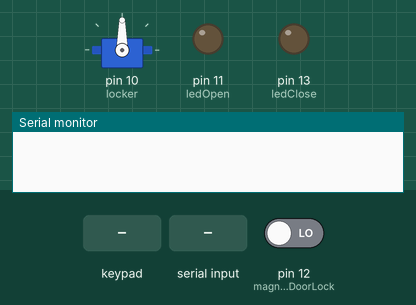
This sketch was run on a simulated Arduino Uno, built with avr-gcc and run on an emulated ATmega328P. Parts: servo, output pins drawn as LEDs (lit = HIGH), the last lines printed to the serial monitor. Wiring (inferred from the names in the program): 4×4 keypad with keys 1 2 3 A 4 5 6 B 7 8 9 C * 0 # D: rows pin 9, pin 8, pin 7, pin 6; columns pin 5, pin 4, pin 3, pin 2. The inputs (shaded band) are chosen by the test bench; at power-on: pin 12 (magneticDoorLock) LOW. Pins used as bus, display or sensor lines are not drawn.

Above: at 1.2 s.
1.3 s: keypad keys 1 2 3 4 pressed 0.4 s apart
At 3.8 s:
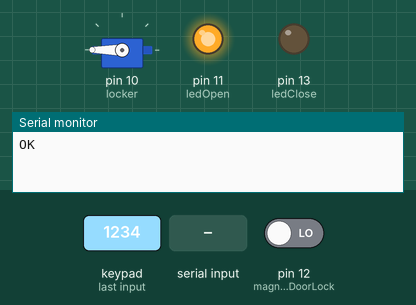
5.9 s: pin 12 (magneticDoorLock) driven HIGH
At 6.8 s:
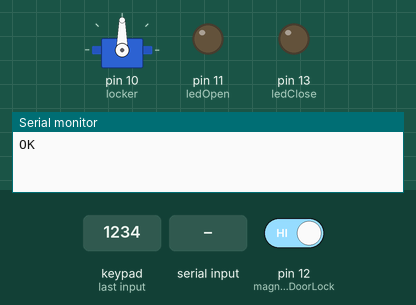
7.4 s: keypad keys 9 8 7 6 pressed 0.4 s apart
At 9.6 s:
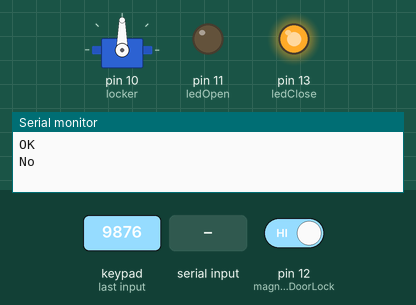
11.3 s: "open" received over Serial
At 12.4 s:
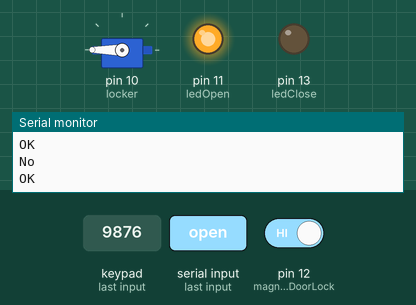
Timing chart, 0 to 15.3 s (numbered marks = the images above; inputs shaded):
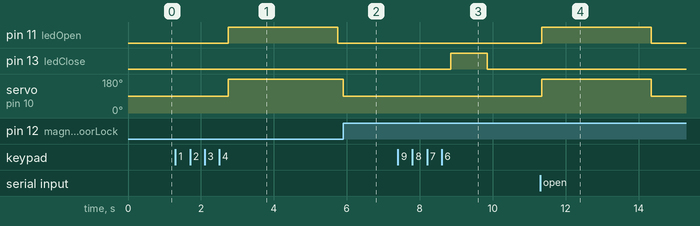

The sketch:

DoorLock.ino
```cpp
#include <Servo.h>
#include <string.h>

#define analogPin 0
#define magneticDoorLock 12 //3

//사용하는 변수 선언 및 초기화
int keyCount = 0; // 키패드 통한 비밀번호 입력 갯수
int next_go = 1;   // 다음번 비밀번호 입력 수행 플래그 '1':수행가능 , '0':수행불가능(대기)
int i,secOpen,secError;
char pwdCorrect [5]= {'1','2','3','4'};

//  keypad 셋팅
const int numRows = 4;
const int numCols = 4;
const int debounceTime = 20;  //스위치가 안정화되는데 필요한 시간
const char keymap[numRows][numCols] = {
  {'1','2','3','A'},
  {'4','5','6','B'},
  {'7','8','9','C'},
  {'*','0','#','D'}
};

const int rowPins[numRows] = {9,8,7,6}; //행 0~3
const int colPins[numCols] = {5,4,3,2}; //열 0~3
//int flag =1;
//LED 포트 연결
int ledClose = 13; // 빨강
int ledInput = 12; // 노랑
int ledOpen = 11; //초록

//모듈에서 데이터 받는 변수
int doorClose; //마그네틱도어센서 값
               //'HIGH' : 자석 감지 , 'LOW' : 자석 X
char key; //키패드 값


//사용하는 string 변수
char password[5];   // 키패드에서 입력받은 4자리 정수 비밀번호
char roomNumber[5]= "82"; // 객체(방)번호  -> 삭제

Servo locker; ///서브 모터

void setup() {
  // put your setup code here, to run once:
  pinMode(ledClose, OUTPUT);
  pinMode(ledOpen, OUTPUT);
  //pinMode(ledInput, OUTPUT);
  Serial.begin(9600);
  locker.attach(10);  ///모터 10번핀
  pinMode(magneticDoorLock,INPUT);
   for(int row = 0; row < numRows; row++)
  {
    pinMode(rowPins[row],INPUT);  // 행 핀을 입력으로 설정
    digitalWrite(rowPins[row], HIGH); // 풀업 저항을 작동
  }

  for(int col = 0; col < numCols; col++)
  {
    pinMode(colPins[col],OUTPUT); // 열 핀을 출력으로 설정
    digitalWrite(colPins[col], HIGH);
  }
}


// open


String readSerial()
{
   String str = "";
   char ch;

    while( Serial.available() > 0 )
    {
      ch = Serial.read();
      str.concat(ch);
      delay(10);
    }
    return str;
}


void loop() {
  // put your main code here, to run repeatedly:

  String str;

      while(!Serial.available()){
        key = getKey();  // 키패드에서 눌린 문자 확인

        if(next_go==1&& key != 0){

               //Serial.println(key);
                password[keyCount++]= key;
               // Serial.println(keyCount);
                while(keyCount<4){  // 비밀번호는 4자리 수

                  key = getKey();  // 키패드에서 눌린 문자 확인

                  if(key != 0){

                        password[keyCount++]= key;  //패스워드 4자리 합침.
               //         Serial.println(key);
                 //       Serial.println(keyCount);
                        //digitalWrite(ledInput, HIGH); // 키패드 하나 눌릴때 마다 YellowLED 밝힘
                       // delay(100);
                       // digitalWrite(ledInput, LOW);
                        delay(100);
                      }
                  }


              //변수 초기화 ( 비밀번호 입력된 갯수, 다음 비밀번호 입력 수행 플래그, 시리얼통신으로 전송할 데이터)
              keyCount=0;
              next_go = 0;


            if(!(strcmp(pwdCorrect,password))){
                 Serial.println("OK");
                 digitalWrite(ledOpen, HIGH); // 파란색 등(지금 핑크)
                locker.write(180); //걸쇠 오픈
                delay(3000);
                digitalWrite(ledOpen, LOW);
                while((doorClose = digitalRead(12))!=HIGH); // 문의 자석이 감지될 때까지 대기
                locker.write(90); //자석 감지되면 도어락 잠금
                delay(1000);
                next_go = 1;
               }
            //delay();

           else
           {
               Serial.println("No");
               digitalWrite(ledClose, HIGH);
               locker.write(90);
               ///
               delay(1000);
               digitalWrite(ledClose, LOW);
               next_go = 1;
             }
     }
 }

      str = readSerial();

      if(str=="open"){

        Serial.println("OK");
        digitalWrite(ledOpen, HIGH);
        locker.write(180); //걸쇠 오픈
        delay(3000);
        digitalWrite(ledOpen, LOW);
        while((doorClose = digitalRead(12))!=HIGH); // 문의 자석이 감지될 때까지 대기vccccn
        locker.write(90); //자석 감지되면 도어락 잠금
        delay(1000);
        next_go = 1;
      }

  }


char getKey()
{
  char key = 0;
  for(int col = 0; col < numCols; col++)
  {
    digitalWrite(colPins[col], LOW);
    for(int row = 0; row < numRows; row++)
    {
      if(digitalRead(rowPins[row]) == LOW)
      {
        delay(debounceTime);
        while(digitalRead(rowPins[row]) == LOW)
        ;
        key = keymap[row][col];
      }
    }
    digitalWrite(colPins[col],HIGH);
  }
  return key;
}
```

Measured:
- after the input at 1.3 s, pin 11 (ledOpen): LOW → HIGH after 1.5 s, → LOW 3.0 s later; servo on pin 10 (locker): 90° → 180° after 1.5 s
- after the input at 5.9 s, servo on pin 10 (locker): 180° → 90° at once
- after the input at 7.4 s, pin 13 (ledClose): LOW → HIGH after 1.5 s, → LOW 1.0 s later
- after the input at 11.3 s, pin 11 (ledOpen): LOW → HIGH at once, → LOW 3.0 s later; servo on pin 10 (locker): 90° → 180° at once, → 90° 3.0 s later
